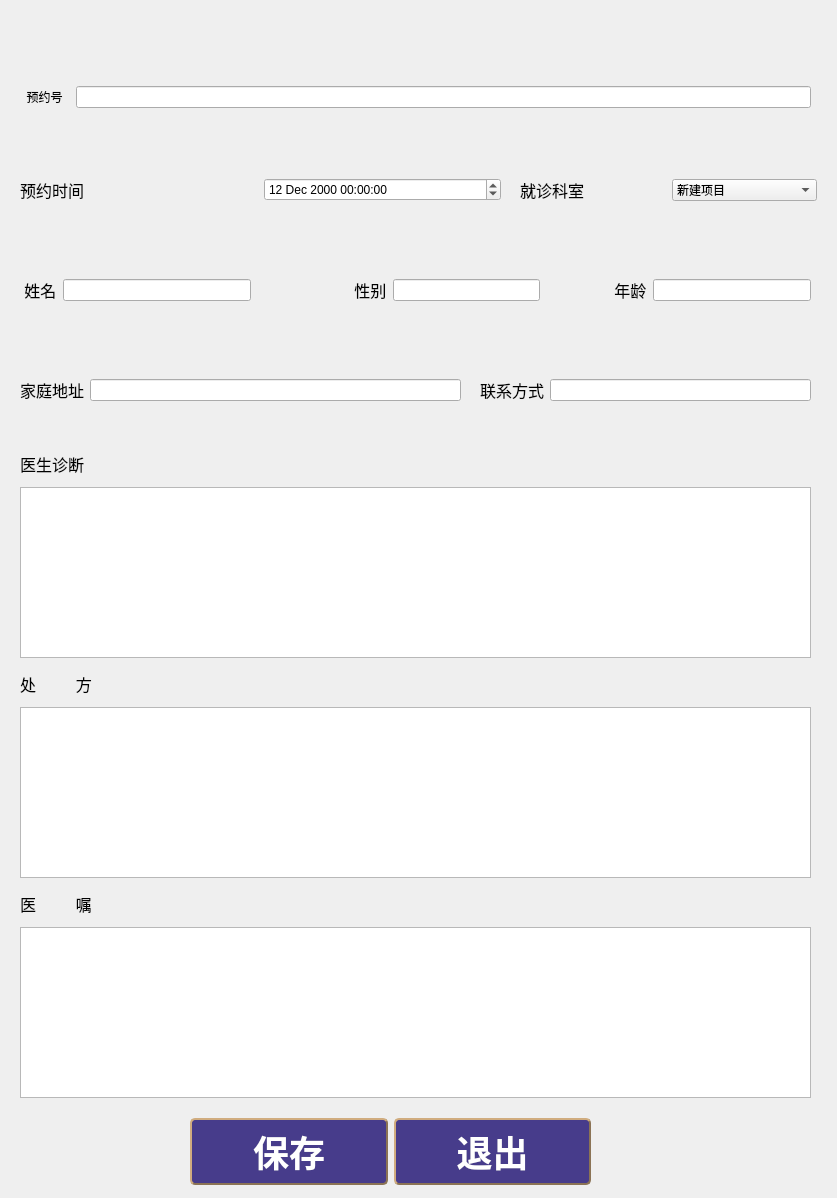
<?xml version="1.0" encoding="UTF-8"?>
<ui version="4.0">
 <class>patientcase</class>
 <widget class="QWidget" name="patientcase">
  <property name="geometry">
   <rect>
    <x>0</x>
    <y>0</y>
    <width>837</width>
    <height>1198</height>
   </rect>
  </property>
  <property name="windowTitle">
   <string>Form</string>
  </property>
  <property name="styleSheet">
   <string notr="true"/>
  </property>
  <widget class="QWidget" name="horizontalLayoutWidget_2">
   <property name="geometry">
    <rect>
     <x>20</x>
     <y>150</y>
     <width>481</width>
     <height>80</height>
    </rect>
   </property>
   <layout class="QHBoxLayout" name="horizontalLayout_10">
    <item>
     <widget class="QLabel" name="label">
      <property name="styleSheet">
       <string notr="true">* {
	outline: none; /* 去掉有焦点时的虚线 */
}

QDialog {
	background: #D6DBE9; /* 对话框背景色 */
}

QLabel {
	border: 0px solid #298DFF; /* 无边框 */
	border-radius: 3px; /* 边框圆角 */
	color: #000000; /* 文本颜色 */
	font-family: &quot;Microsoft YaHei&quot;; /* 文本字体族 */
	font-size: 12pt; /* 文本字体大小 */
}

QLabel:disabled { /* QLabel在禁用时的状态 */
	border: 1px solid #B4B4B4;
	background-color: #CDCDCD;
	color: #B4B4B4;
}

QLabel#PaddingLabel { /* 定义有Padding的QLabel，PaddingLabel为对象名，在QSS中为特定对象定制样式 */
	padding-left: 10px; /* 文本距离左边界有10px */
}

QLabel#ImageLabel { /* 定义有背景图片的QLabel，ImageLabel为对象名，在QSS中为特定对象定制样式 */
	border-image: url(&quot;:/Resource/original&quot;); /* 使用border-image可以自适应QLabel大小 */
	background-color: transparent; /* 不需要背景时可设为透明 */
}
</string>
      </property>
      <property name="text">
       <string>预约时间</string>
      </property>
     </widget>
    </item>
    <item>
     <widget class="QDateTimeEdit" name="dateTimeEdit">
      <property name="dateTime">
       <datetime>
        <hour>0</hour>
        <minute>0</minute>
        <second>0</second>
        <year>2000</year>
        <month>12</month>
        <day>12</day>
       </datetime>
      </property>
     </widget>
    </item>
   </layout>
  </widget>
  <widget class="QLabel" name="label_9">
   <property name="geometry">
    <rect>
     <x>20</x>
     <y>440</y>
     <width>128</width>
     <height>48</height>
    </rect>
   </property>
   <property name="styleSheet">
    <string notr="true">* {
	outline: none; /* 去掉有焦点时的虚线 */
}

QDialog {
	background: #D6DBE9; /* 对话框背景色 */
}

QLabel {
	border: 0px solid #298DFF; /* 无边框 */
	border-radius: 3px; /* 边框圆角 */
	color: #000000; /* 文本颜色 */
	font-family: &quot;Microsoft YaHei&quot;; /* 文本字体族 */
	font-size: 12pt; /* 文本字体大小 */
}

QLabel:disabled { /* QLabel在禁用时的状态 */
	border: 1px solid #B4B4B4;
	background-color: #CDCDCD;
	color: #B4B4B4;
}

QLabel#PaddingLabel { /* 定义有Padding的QLabel，PaddingLabel为对象名，在QSS中为特定对象定制样式 */
	padding-left: 10px; /* 文本距离左边界有10px */
}

QLabel#ImageLabel { /* 定义有背景图片的QLabel，ImageLabel为对象名，在QSS中为特定对象定制样式 */
	border-image: url(&quot;:/Resource/original&quot;); /* 使用border-image可以自适应QLabel大小 */
	background-color: transparent; /* 不需要背景时可设为透明 */
}
</string>
   </property>
   <property name="text">
    <string>医生诊断</string>
   </property>
  </widget>
  <widget class="QTextEdit" name="order">
   <property name="geometry">
    <rect>
     <x>20</x>
     <y>927</y>
     <width>791</width>
     <height>171</height>
    </rect>
   </property>
  </widget>
  <widget class="QLabel" name="label_12">
   <property name="geometry">
    <rect>
     <x>20</x>
     <y>880</y>
     <width>128</width>
     <height>48</height>
    </rect>
   </property>
   <property name="styleSheet">
    <string notr="true">* {
	outline: none; /* 去掉有焦点时的虚线 */
}

QDialog {
	background: #D6DBE9; /* 对话框背景色 */
}

QLabel {
	border: 0px solid #298DFF; /* 无边框 */
	border-radius: 3px; /* 边框圆角 */
	color: #000000; /* 文本颜色 */
	font-family: &quot;Microsoft YaHei&quot;; /* 文本字体族 */
	font-size: 12pt; /* 文本字体大小 */
}

QLabel:disabled { /* QLabel在禁用时的状态 */
	border: 1px solid #B4B4B4;
	background-color: #CDCDCD;
	color: #B4B4B4;
}

QLabel#PaddingLabel { /* 定义有Padding的QLabel，PaddingLabel为对象名，在QSS中为特定对象定制样式 */
	padding-left: 10px; /* 文本距离左边界有10px */
}

QLabel#ImageLabel { /* 定义有背景图片的QLabel，ImageLabel为对象名，在QSS中为特定对象定制样式 */
	border-image: url(&quot;:/Resource/original&quot;); /* 使用border-image可以自适应QLabel大小 */
	background-color: transparent; /* 不需要背景时可设为透明 */
}
</string>
   </property>
   <property name="text">
    <string>医         嘱</string>
   </property>
  </widget>
  <widget class="QWidget" name="horizontalLayoutWidget_7">
   <property name="geometry">
    <rect>
     <x>20</x>
     <y>350</y>
     <width>441</width>
     <height>80</height>
    </rect>
   </property>
   <layout class="QHBoxLayout" name="horizontalLayout_11">
    <item>
     <widget class="QLabel" name="label_7">
      <property name="styleSheet">
       <string notr="true">* {
	outline: none; /* 去掉有焦点时的虚线 */
}

QDialog {
	background: #D6DBE9; /* 对话框背景色 */
}

QLabel {
	border: 0px solid #298DFF; /* 无边框 */
	border-radius: 3px; /* 边框圆角 */
	color: #000000; /* 文本颜色 */
	font-family: &quot;Microsoft YaHei&quot;; /* 文本字体族 */
	font-size: 12pt; /* 文本字体大小 */
}

QLabel:disabled { /* QLabel在禁用时的状态 */
	border: 1px solid #B4B4B4;
	background-color: #CDCDCD;
	color: #B4B4B4;
}

QLabel#PaddingLabel { /* 定义有Padding的QLabel，PaddingLabel为对象名，在QSS中为特定对象定制样式 */
	padding-left: 10px; /* 文本距离左边界有10px */
}

QLabel#ImageLabel { /* 定义有背景图片的QLabel，ImageLabel为对象名，在QSS中为特定对象定制样式 */
	border-image: url(&quot;:/Resource/original&quot;); /* 使用border-image可以自适应QLabel大小 */
	background-color: transparent; /* 不需要背景时可设为透明 */
}
</string>
      </property>
      <property name="text">
       <string>家庭地址</string>
      </property>
     </widget>
    </item>
    <item>
     <widget class="QLineEdit" name="address"/>
    </item>
   </layout>
  </widget>
  <widget class="QWidget" name="horizontalLayoutWidget_8">
   <property name="geometry">
    <rect>
     <x>480</x>
     <y>350</y>
     <width>331</width>
     <height>80</height>
    </rect>
   </property>
   <layout class="QHBoxLayout" name="horizontalLayout_12">
    <item>
     <widget class="QLabel" name="label_6">
      <property name="styleSheet">
       <string notr="true">* {
	outline: none; /* 去掉有焦点时的虚线 */
}

QDialog {
	background: #D6DBE9; /* 对话框背景色 */
}

QLabel {
	border: 0px solid #298DFF; /* 无边框 */
	border-radius: 3px; /* 边框圆角 */
	color: #000000; /* 文本颜色 */
	font-family: &quot;Microsoft YaHei&quot;; /* 文本字体族 */
	font-size: 12pt; /* 文本字体大小 */
}

QLabel:disabled { /* QLabel在禁用时的状态 */
	border: 1px solid #B4B4B4;
	background-color: #CDCDCD;
	color: #B4B4B4;
}

QLabel#PaddingLabel { /* 定义有Padding的QLabel，PaddingLabel为对象名，在QSS中为特定对象定制样式 */
	padding-left: 10px; /* 文本距离左边界有10px */
}

QLabel#ImageLabel { /* 定义有背景图片的QLabel，ImageLabel为对象名，在QSS中为特定对象定制样式 */
	border-image: url(&quot;:/Resource/original&quot;); /* 使用border-image可以自适应QLabel大小 */
	background-color: transparent; /* 不需要背景时可设为透明 */
}
</string>
      </property>
      <property name="text">
       <string>联系方式</string>
      </property>
     </widget>
    </item>
    <item>
     <widget class="QLineEdit" name="phone"/>
    </item>
   </layout>
  </widget>
  <widget class="QWidget" name="horizontalLayoutWidget_9">
   <property name="geometry">
    <rect>
     <x>20</x>
     <y>57</y>
     <width>791</width>
     <height>80</height>
    </rect>
   </property>
   <layout class="QHBoxLayout" name="horizontalLayout_13">
    <item>
     <widget class="QLabel" name="label_8">
      <property name="text">
       <string>  预约号  </string>
      </property>
     </widget>
    </item>
    <item>
     <widget class="QLineEdit" name="appointmentID">
      <property name="text">
       <string/>
      </property>
      <property name="alignment">
       <set>Qt::AlignCenter</set>
      </property>
     </widget>
    </item>
   </layout>
  </widget>
  <widget class="QWidget" name="horizontalLayoutWidget">
   <property name="geometry">
    <rect>
     <x>190</x>
     <y>1117</y>
     <width>401</width>
     <height>69</height>
    </rect>
   </property>
   <layout class="QHBoxLayout" name="horizontalLayout_14">
    <item>
     <widget class="QPushButton" name="save">
      <property name="styleSheet">
       <string notr="true">QPushButton
{
	background-color: #473C8B; /*背景色*/ 
	border-style: outset;
	border-width: 2px;
	border-radius:5px; /*边界圆滑*/
	border-color: #8B7355;
	font: bold 36px;
	min-width:2em;
	color:white; /*字体颜色*/
	font-family:华文新魏;
	padding: 5px;
}
 
QPushButton:hover
{
	background-color: rgb(0, 150, 0);
}
 
QPushButton:pressed
{
	background-color: #1E90FF; /*伪状态经过时背景色*/ 
	border-style: inset;
}
QPushButton:!enabled{
	background-color: rgb(100, 100, 100);
	border-style: inset;
}</string>
      </property>
      <property name="text">
       <string>保存</string>
      </property>
     </widget>
    </item>
    <item>
     <widget class="QPushButton" name="exit">
      <property name="styleSheet">
       <string notr="true">QPushButton
{
	background-color: #473C8B; /*背景色*/ 
	border-style: outset;
	border-width: 2px;
	border-radius:5px; /*边界圆滑*/
	border-color: #8B7355;
	font: bold 36px;
	min-width:2em;
	color:white; /*字体颜色*/
	font-family:华文新魏;
	padding: 5px;
}
 
QPushButton:hover
{
	background-color: rgb(0, 150, 0);
}
 
QPushButton:pressed
{
	background-color: #1E90FF; /*伪状态经过时背景色*/ 
	border-style: inset;
}
QPushButton:!enabled{
	background-color: rgb(100, 100, 100);
	border-style: inset;
}</string>
      </property>
      <property name="text">
       <string>退出</string>
      </property>
     </widget>
    </item>
   </layout>
  </widget>
  <widget class="QTextEdit" name="Diagnosis">
   <property name="geometry">
    <rect>
     <x>20</x>
     <y>487</y>
     <width>791</width>
     <height>171</height>
    </rect>
   </property>
  </widget>
  <widget class="QTextEdit" name="Perscription">
   <property name="geometry">
    <rect>
     <x>20</x>
     <y>707</y>
     <width>791</width>
     <height>171</height>
    </rect>
   </property>
  </widget>
  <widget class="QWidget" name="horizontalLayoutWidget_5">
   <property name="geometry">
    <rect>
     <x>350</x>
     <y>250</y>
     <width>190</width>
     <height>80</height>
    </rect>
   </property>
   <layout class="QHBoxLayout" name="horizontalLayout_15">
    <item>
     <widget class="QLabel" name="label_4">
      <property name="styleSheet">
       <string notr="true">* {
	outline: none; /* 去掉有焦点时的虚线 */
}

QDialog {
	background: #D6DBE9; /* 对话框背景色 */
}

QLabel {
	border: 0px solid #298DFF; /* 无边框 */
	border-radius: 3px; /* 边框圆角 */
	color: #000000; /* 文本颜色 */
	font-family: &quot;Microsoft YaHei&quot;; /* 文本字体族 */
	font-size: 12pt; /* 文本字体大小 */
}

QLabel:disabled { /* QLabel在禁用时的状态 */
	border: 1px solid #B4B4B4;
	background-color: #CDCDCD;
	color: #B4B4B4;
}

QLabel#PaddingLabel { /* 定义有Padding的QLabel，PaddingLabel为对象名，在QSS中为特定对象定制样式 */
	padding-left: 10px; /* 文本距离左边界有10px */
}

QLabel#ImageLabel { /* 定义有背景图片的QLabel，ImageLabel为对象名，在QSS中为特定对象定制样式 */
	border-image: url(&quot;:/Resource/original&quot;); /* 使用border-image可以自适应QLabel大小 */
	background-color: transparent; /* 不需要背景时可设为透明 */
}
</string>
      </property>
      <property name="text">
       <string> 性别</string>
      </property>
     </widget>
    </item>
    <item>
     <widget class="QLineEdit" name="sex"/>
    </item>
   </layout>
  </widget>
  <widget class="QLabel" name="label_10">
   <property name="geometry">
    <rect>
     <x>20</x>
     <y>660</y>
     <width>128</width>
     <height>48</height>
    </rect>
   </property>
   <property name="styleSheet">
    <string notr="true">* {
	outline: none; /* 去掉有焦点时的虚线 */
}

QDialog {
	background: #D6DBE9; /* 对话框背景色 */
}

QLabel {
	border: 0px solid #298DFF; /* 无边框 */
	border-radius: 3px; /* 边框圆角 */
	color: #000000; /* 文本颜色 */
	font-family: &quot;Microsoft YaHei&quot;; /* 文本字体族 */
	font-size: 12pt; /* 文本字体大小 */
}

QLabel:disabled { /* QLabel在禁用时的状态 */
	border: 1px solid #B4B4B4;
	background-color: #CDCDCD;
	color: #B4B4B4;
}

QLabel#PaddingLabel { /* 定义有Padding的QLabel，PaddingLabel为对象名，在QSS中为特定对象定制样式 */
	padding-left: 10px; /* 文本距离左边界有10px */
}

QLabel#ImageLabel { /* 定义有背景图片的QLabel，ImageLabel为对象名，在QSS中为特定对象定制样式 */
	border-image: url(&quot;:/Resource/original&quot;); /* 使用border-image可以自适应QLabel大小 */
	background-color: transparent; /* 不需要背景时可设为透明 */
}
</string>
   </property>
   <property name="text">
    <string>处         方</string>
   </property>
  </widget>
  <widget class="QWidget" name="horizontalLayoutWidget_3">
   <property name="geometry">
    <rect>
     <x>520</x>
     <y>150</y>
     <width>297</width>
     <height>80</height>
    </rect>
   </property>
   <layout class="QHBoxLayout" name="horizontalLayout_16">
    <item>
     <widget class="QLabel" name="label_2">
      <property name="styleSheet">
       <string notr="true">* {
	outline: none; /* 去掉有焦点时的虚线 */
}

QDialog {
	background: #D6DBE9; /* 对话框背景色 */
}

QLabel {
	border: 0px solid #298DFF; /* 无边框 */
	border-radius: 3px; /* 边框圆角 */
	color: #000000; /* 文本颜色 */
	font-family: &quot;Microsoft YaHei&quot;; /* 文本字体族 */
	font-size: 12pt; /* 文本字体大小 */
}

QLabel:disabled { /* QLabel在禁用时的状态 */
	border: 1px solid #B4B4B4;
	background-color: #CDCDCD;
	color: #B4B4B4;
}

QLabel#PaddingLabel { /* 定义有Padding的QLabel，PaddingLabel为对象名，在QSS中为特定对象定制样式 */
	padding-left: 10px; /* 文本距离左边界有10px */
}

QLabel#ImageLabel { /* 定义有背景图片的QLabel，ImageLabel为对象名，在QSS中为特定对象定制样式 */
	border-image: url(&quot;:/Resource/original&quot;); /* 使用border-image可以自适应QLabel大小 */
	background-color: transparent; /* 不需要背景时可设为透明 */
}
</string>
      </property>
      <property name="text">
       <string>就诊科室</string>
      </property>
     </widget>
    </item>
    <item>
     <widget class="QComboBox" name="room">
      <item>
       <property name="text">
        <string>新建项目</string>
       </property>
      </item>
      <item>
       <property name="text">
        <string>新建项目</string>
       </property>
      </item>
      <item>
       <property name="text">
        <string>新建项目</string>
       </property>
      </item>
      <item>
       <property name="text">
        <string>新建项目</string>
       </property>
      </item>
      <item>
       <property name="text">
        <string>新建项目</string>
       </property>
      </item>
      <item>
       <property name="text">
        <string>新建项目</string>
       </property>
      </item>
      <item>
       <property name="text">
        <string>新建项目</string>
       </property>
      </item>
      <item>
       <property name="text">
        <string>新建项目</string>
       </property>
      </item>
      <item>
       <property name="text">
        <string>新建项目</string>
       </property>
      </item>
     </widget>
    </item>
   </layout>
  </widget>
  <widget class="QWidget" name="horizontalLayoutWidget_6">
   <property name="geometry">
    <rect>
     <x>610</x>
     <y>250</y>
     <width>201</width>
     <height>80</height>
    </rect>
   </property>
   <layout class="QHBoxLayout" name="horizontalLayout_17">
    <item>
     <widget class="QLabel" name="label_5">
      <property name="styleSheet">
       <string notr="true">* {
	outline: none; /* 去掉有焦点时的虚线 */
}

QDialog {
	background: #D6DBE9; /* 对话框背景色 */
}

QLabel {
	border: 0px solid #298DFF; /* 无边框 */
	border-radius: 3px; /* 边框圆角 */
	color: #000000; /* 文本颜色 */
	font-family: &quot;Microsoft YaHei&quot;; /* 文本字体族 */
	font-size: 12pt; /* 文本字体大小 */
}

QLabel:disabled { /* QLabel在禁用时的状态 */
	border: 1px solid #B4B4B4;
	background-color: #CDCDCD;
	color: #B4B4B4;
}

QLabel#PaddingLabel { /* 定义有Padding的QLabel，PaddingLabel为对象名，在QSS中为特定对象定制样式 */
	padding-left: 10px; /* 文本距离左边界有10px */
}

QLabel#ImageLabel { /* 定义有背景图片的QLabel，ImageLabel为对象名，在QSS中为特定对象定制样式 */
	border-image: url(&quot;:/Resource/original&quot;); /* 使用border-image可以自适应QLabel大小 */
	background-color: transparent; /* 不需要背景时可设为透明 */
}
</string>
      </property>
      <property name="text">
       <string> 年龄</string>
      </property>
     </widget>
    </item>
    <item>
     <widget class="QLineEdit" name="age"/>
    </item>
   </layout>
  </widget>
  <widget class="QWidget" name="horizontalLayoutWidget_4">
   <property name="geometry">
    <rect>
     <x>20</x>
     <y>250</y>
     <width>231</width>
     <height>80</height>
    </rect>
   </property>
   <layout class="QHBoxLayout" name="horizontalLayout_18">
    <item>
     <widget class="QLabel" name="label_3">
      <property name="styleSheet">
       <string notr="true">* {
	outline: none; /* 去掉有焦点时的虚线 */
}

QDialog {
	background: #D6DBE9; /* 对话框背景色 */
}

QLabel {
	border: 0px solid #298DFF; /* 无边框 */
	border-radius: 3px; /* 边框圆角 */
	color: #000000; /* 文本颜色 */
	font-family: &quot;Microsoft YaHei&quot;; /* 文本字体族 */
	font-size: 12pt; /* 文本字体大小 */
}

QLabel:disabled { /* QLabel在禁用时的状态 */
	border: 1px solid #B4B4B4;
	background-color: #CDCDCD;
	color: #B4B4B4;
}

QLabel#PaddingLabel { /* 定义有Padding的QLabel，PaddingLabel为对象名，在QSS中为特定对象定制样式 */
	padding-left: 10px; /* 文本距离左边界有10px */
}

QLabel#ImageLabel { /* 定义有背景图片的QLabel，ImageLabel为对象名，在QSS中为特定对象定制样式 */
	border-image: url(&quot;:/Resource/original&quot;); /* 使用border-image可以自适应QLabel大小 */
	background-color: transparent; /* 不需要背景时可设为透明 */
}
</string>
      </property>
      <property name="text">
       <string> 姓名</string>
      </property>
     </widget>
    </item>
    <item>
     <widget class="QLineEdit" name="name"/>
    </item>
   </layout>
  </widget>
 </widget>
 <resources/>
 <connections/>
</ui>
